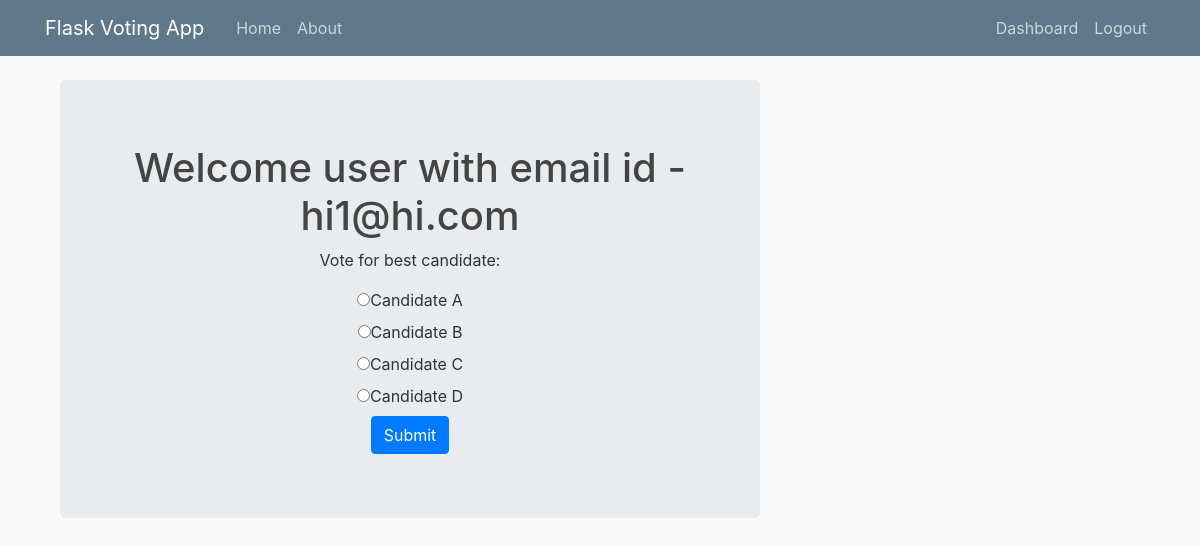
Page /dashboard (signed in) on the committed database.
### votingapp/models.py (models this page shows, shortened)
class User(db.Model, UserMixin):
    id = db.Column(db.Integer, primary_key = True)
    email = db.Column(db.String(200), unique=True, nullable = False)
    hasVoted = db.Column(db.Boolean, nullable=False, default=False)

class Votes(db.Model):
    id = db.Column(db.Integer, primary_key = True)
    candidate_name = db.Column(db.String(20), unique=True, nullable=False)
    votes = db.Column(db.Integer, nullable=False, default=0)

### votingapp/routes.py (the view)
@app.route("/dashboard", methods=['GET', 'POST'])
@login_required
def dashboard():
    if request.method == 'POST':
        if 'candidate' in request.form:
            hasAlreadyVoted = User.query.filter_by(email = current_user.email).first().hasVoted
            if hasAlreadyVoted:
                flash("You already voted for the best candidate", 'danger')
                return redirect(url_for('home'))
            else:
                candidate_name = request.form['candidate']
                voted_candidate = Votes.query.filter_by(candidate_name=candidate_name).first()
                voted_candidate.votes = voted_candidate.votes + 1
                user_voted = User.query.filter_by(email= current_user.email).first()
                user_voted.hasVoted = True
                db.session.commit()
                flash("Thank you for the vote", 'success')
                return redirect(url_for('home'))
        else:
            flash('Please select a candidate to vote', 'danger')
            return redirect(url_for('dashboard'))
    else:
        candidate_list = Votes.query.all()
        return render_template('dashboard.html', candidate_list=candidate_list)

### votingapp/models.py (called while the page is built)
@login_manager.user_loader
def load_user(user_id):
    try:
        print("i am here")
        return User.query.get(int(user_id))
    except Exception as e:
        print("try was unsuccessful")
        print(e)

### votingapp/templates/dashboard.html
{% extends "layout.html" %}
    {% block content %}
        {% if current_user.email == 'admin@email.com' %}
            <div class="container">
                <div class="jumbotron text-center">
                    <h1>Welcome admin</h1>
                    <p>Current vote status:</p>
                    <table>
                        <thead>
                            <tr>
                                <th>Candidate Name</th>
                                <th>Total Votes</th>
                            </tr>
                        </thead>
                        <tbody>
                            {% for candidate in candidate_list %}
                            <tr>
                                <td>{{ candidate.candidate_name }}</td>
                                <td>{{ candidate.votes }}</td>
                            </tr>
                            {% endfor %}
                        </tbody>
                    </table>
                </div>
            </div>
        {% else %}
            <div class="container">
                <div class="jumbotron text-center">
                        <h1>Welcome user with email id - {{ current_user.email }}</h1>
                        <p>Vote for best candidate:</p>
                        <form method="POST" action="{{ url_for('dashboard') }} ">
                            {% for candidate in candidate_list %}
                            <div class="radio">
                                <label><input type="radio" name="candidate" value="{{ candidate.candidate_name }}">{{ candidate.candidate_name }}</label>
                            </div>
                            {% endfor %}
                            <button type="submit" class="btn btn-primary">Submit</button>
                        </form>
                </div>
            </div>
        {% endif %}
    {% endblock content %}

### votingapp/static/main.css (style rules this page uses)
body { background: #fafafa; color: #333333; margin-top: 5rem; }
h1, h2, h3, h4, h5, h6 { color: #444444; }

### rows in the picture
User: email "hi1@hi.com"
Votes: candidate_name "Candidate A"
Votes: candidate_name "Candidate B"
Votes: candidate_name "Candidate C"
Votes: candidate_name "Candidate D"
